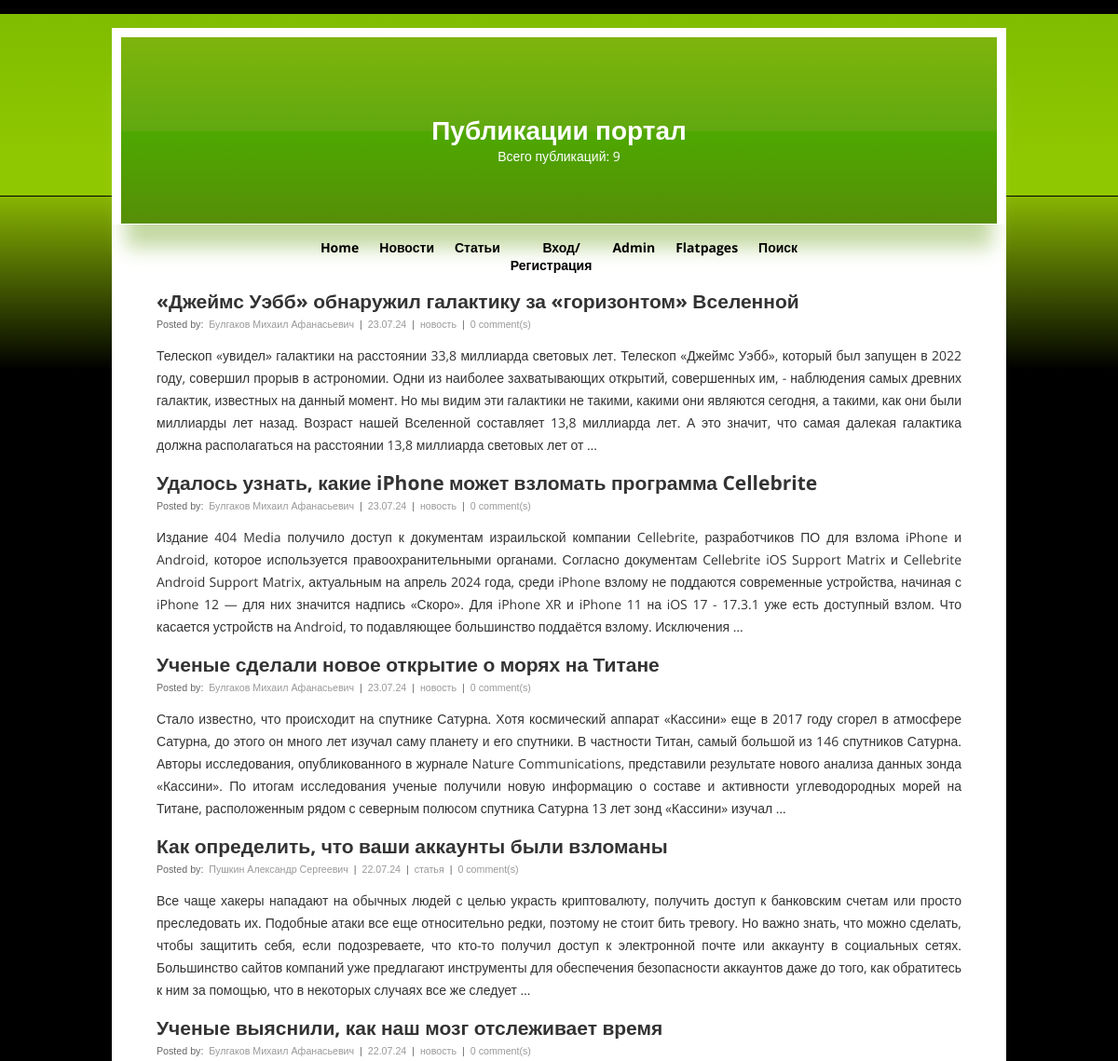
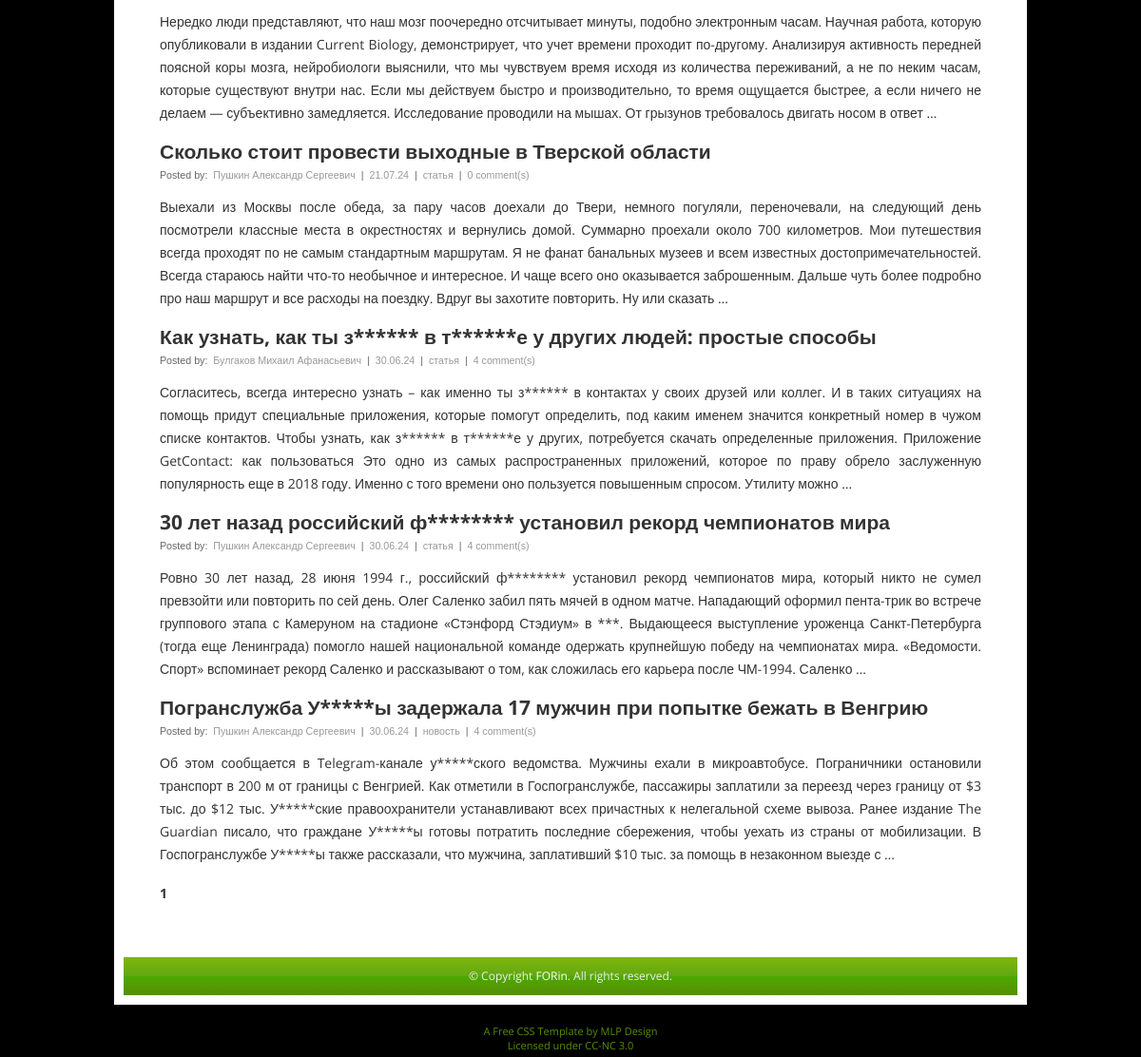
The app's page /, older data (2 pictures, top to bottom).
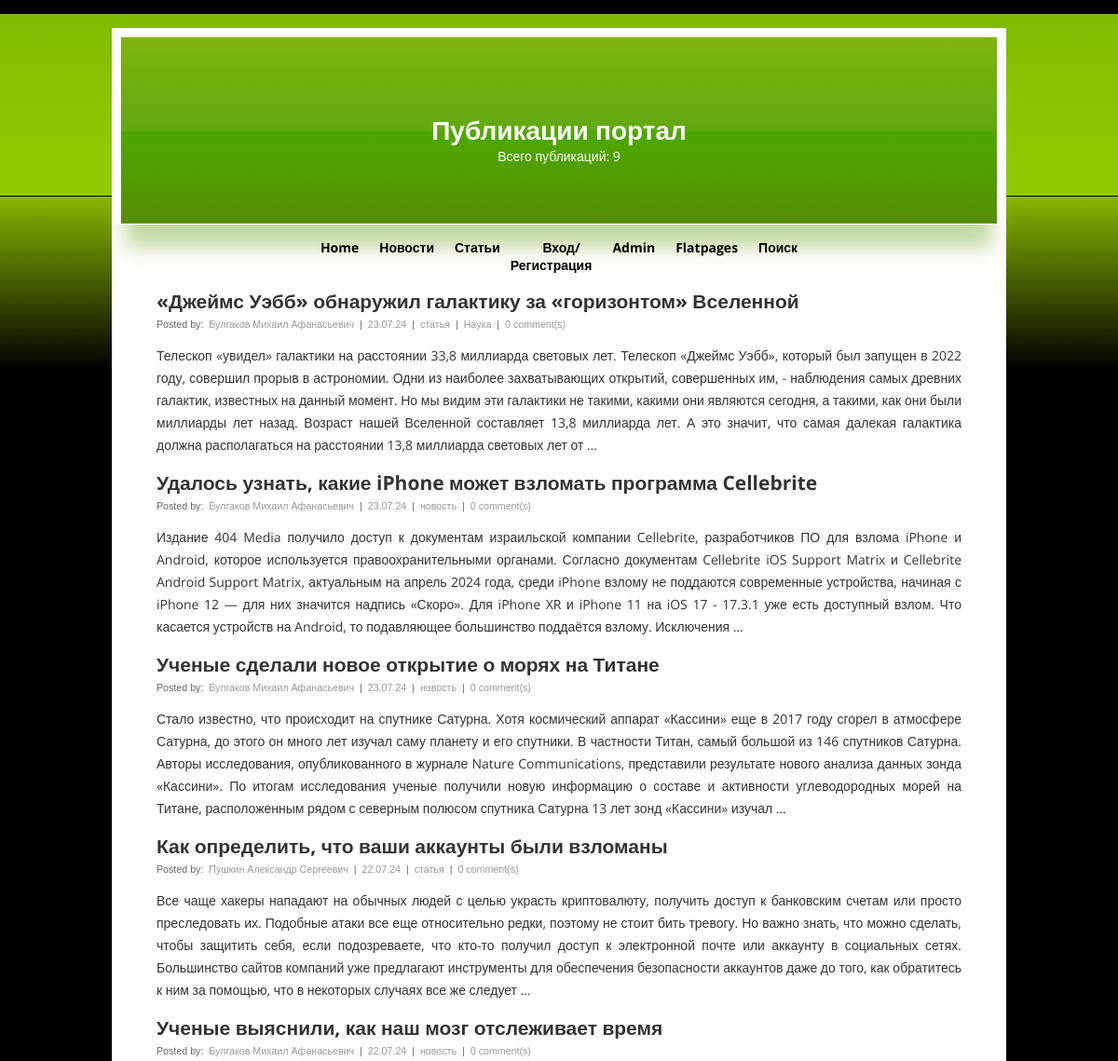
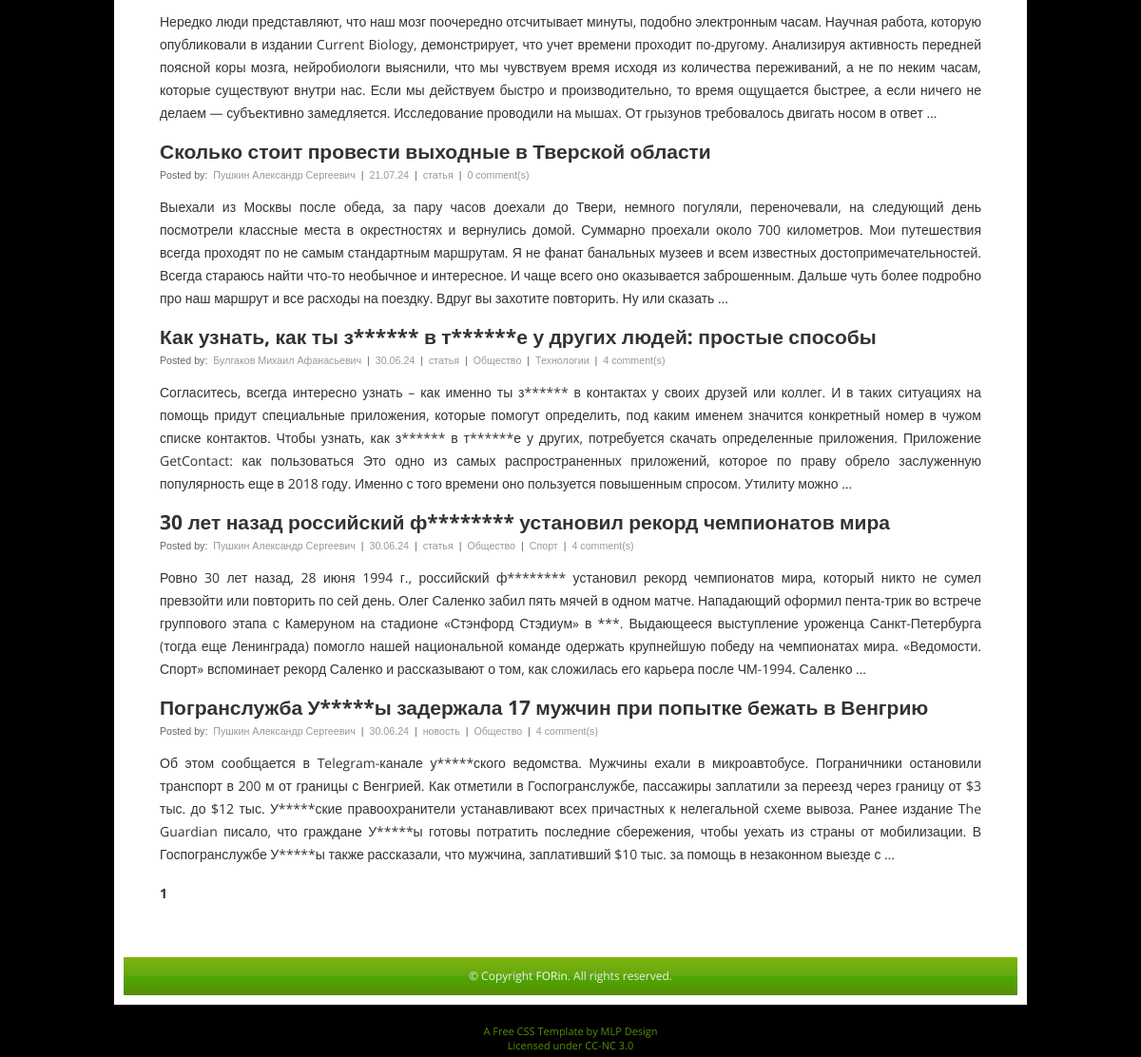
The same page, newer data (2 pictures, top to bottom).
### np_post/models.py (models this page shows, shortened)
class Post(models.Model):
    title = models.CharField(max_length=170)
    text_post = models.TextField()
    rating = models.IntegerField(default=0)
    date_creation = models.DateTimeField(auto_now_add=True)
    publication_type = models.CharField(max_length=8, default=ARTICNEWS.NEWS, choices=(
        (ARTICNEWS.NEWS, 'Новость'), (ARTICNEWS.ARTICLE, 'Статья'),
    ))
    author = models.ForeignKey(Author, on_delete=models.RESTRICT, related_name='Posts')
    category = models.ManyToManyField(Category, related_name='post_category')

class Author(models.Model):
    full_name = models.CharField(max_length=50)
    rating = models.IntegerField(blank=True, default=0)
    user = models.OneToOneField(User, on_delete=models.CASCADE)

class Category(models.Model):
    name_cat = models.CharField(max_length=100, unique=True)
    description = models.TextField(max_length=400, blank=True)
    subscribed = models.BooleanField(default=False)
    user = models.ManyToManyField(User, blank=True, related_name='cats_user')

### np_post/views.py (the view)
# urls.py: path('', PublicList.as_view(), name='home'),
class PublicList(ListView):
    model = Post
    ordering = '-date_creation'
    template_name = 'publics.html'
    context_object_name = 'publics'
    paginate_by = 10

### np_post/templatetags/censor_filters.py (called while the page is built)
@register.filter()
def censor(value):
    for curse_word in CURSE_WORDS:
        pattern = curse_word
        repl = len(curse_word) * '*'
        value = re.sub(pattern, repl, value)
    return value

### templates/publics.html (shortened to what this page needs)
{% extends 'main.html' %}
{% load censor_filters %}
{% block header %}
    <h1><a href="#" title="Публикации портал">Публикации портал</a></h1>
    <p>Всего публикаций: {{ publics|length }}</p>
{% endblock header %}
{% block content %}
    {% if publics %}
        {% for public in publics %}
		    <h2><a title="{{ public.title|censor }}" href="#">{{ public.title|censor }}</a></h2>
		    <span class="author">Posted by: <a href="#">{{ public.author.full_name }}</a> |
            <a href="#">{{ public.date_creation|date:'d.m.y' }}</a> |
            <a href="#">{{ public.publication_type }}</a> |
            {% for category in public.category.all %}
                <a href="{% url 'sections' %}">{{ category.name_cat }}</a>  |
            {% endfor %}
            <a href="#">{{ public.comment_set.all.count }} comment(s)</a></span>
		    <p>{{ public.text_post|censor|truncatewords:80 }}</p>
        {% endfor %}
    {% else %}
        <h2>Публикаций нет!</h2>
    {% endif %}
{% endblock content %}

Row changes from the older to the newer data that the page shows:
changed Post "«Джеймс Уэбб» обнаружил галактику за «горизонтом» Вселенной": gains Category (name_cat "Наука"); publication_type "новость" → "статья"
changed Post "Как узнать, как ты з****** в т******е у других людей: простые способы": gains Category (name_cat "Общество"); gains Category (name_cat "Технологии")
changed Post "30 лет назад российский ф******** установил рекорд чемпионатов мира": gains Category (name_cat "Общество"); gains Category (name_cat "Спорт")
changed Post "Погранслужба У*****ы задержала 17 мужчин при попытке бежать в Венгрию": gains Category (name_cat "Общество")
